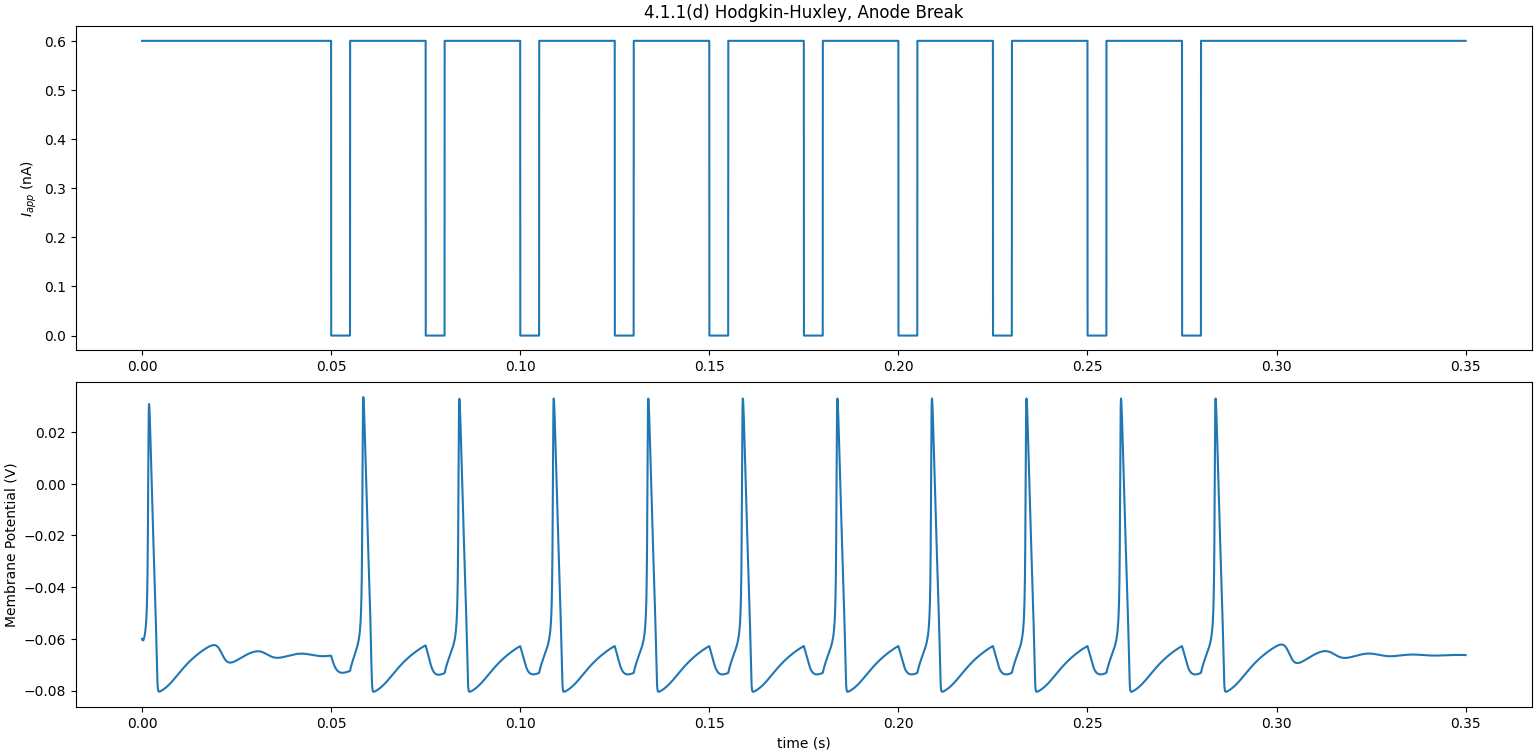

Source code (Python):
import random as r
import numpy as np
import matplotlib.pyplot as plt
import math as math

def HodgkinHuxley(inputdelay):
    ### parameters ###
    Gleak = 30e-9 #S
    maxGNa = 12e-6 #S
    maxGK = 3.6e-6 #S
    NaPot = 45e-3 #V
    KPot = -82e-3 #V
    leakPot = -60e-3 #V
    Cmembrane = 100e-12 #F

    inputdelay = inputdelay #s
    pulseDuration = 5e-3 #s
    pulseAmplitude = 0 #A

    ### vectors ###
    dt = 0.1e-5
    duration = 0.35 #s
    time = np.arange(0,duration+dt, dt)

    Iapps = np.ones(len(time))*0.6e-9 #initial condition 0.6nA
    for i in range(10):
        i = int(i*(pulseDuration/dt+inputdelay/dt) + 0.05/dt)
        for j in range(i, int(i+pulseDuration/dt+1)):
            Iapps[j] = pulseAmplitude #A

    V = np.ones(len(time)) * leakPot
    m = np.ones(len(time)) * 0.05
    h = np.ones(len(time)) * 0.5
    n = np.ones(len(time)) * 0.35

    ### gating variable rate constants ###
    def alphaM(V):
        am = (1e5*(-V-0.045))/(math.exp(100*(-V-0.045))-1)
        # print(f"alphaM: {am:.4f}")
        return am
    def betaM(V):
        bm = 4e3*math.exp((-V-0.07)/0.018)
        # print(f"betaM: {bm:.4f}")
        return bm

    def alphaH(V):
        ah = 70*math.exp(50*(-V-0.07))
        # print(f"alphaH: {ah:.4f}")
        return ah
    def betaH(V):
        bh = 1e3 / (1+math.exp(100*(-V-0.04)))
        # print(f"betaH: {bh:.4f}")
        return bh

    def alphaN(V):
        if V == -0.06:
            return 0
        an = (1e4*(-V-0.06))/(math.exp(100*(-V-0.06))-1)
        # print(f"alphaN: {an:.4f}")
        return an
    def betaN(V):
        bn = 125*math.exp((-V-0.07)/0.08)
        # print(f"betaN: {bn:.4f}")
        return bn

    ### system of ODEs ###
    def mdot(i):
        return alphaM(V[i])*(1-m[i]) - betaM(V[i])*m[i]
    def hdot(i):
        return alphaH(V[i])*(1-h[i]) - betaH(V[i])*h[i]
    def ndot(i):
        return alphaN(V[i])*(1-n[i]) - betaN(V[i])*n[i]
    def Vdot(i):
        return (Gleak*(leakPot-V[i]) + maxGNa*m[i]**3*h[i]*(NaPot-V[i]) + maxGK*n[i]**4*(KPot-V[i]) + Iapps[i])/Cmembrane

    ### Forward Euler ###
    for i in range(1, len(time)):
        V[i] = V[i-1] + dt*Vdot(i-1)
        m[i] = m[i-1] + dt*mdot(i-1)
        h[i] = h[i-1] + dt*hdot(i-1)
        n[i] = n[i-1] + dt*ndot(i-1)
        # print(f"V: {V[i]:.5f} m: {m[i]:.5f} h: {h[i]:.5f} n: {n[i]:.5f}")
    
    return time, Iapps, V, m, h, n

plt.figure(layout = 'constrained')

time, Iapps, V, m, h, n = HodgkinHuxley(20e-3)
### plot it ###
plt.subplot(211)
plt.title("4.1.1(d) Hodgkin-Huxley, Anode Break")
plt.plot(time, Iapps*1e9)
plt.ylabel("$I_{app}$ (nA)")

plt.subplot(212)
plt.plot(time, V)
plt.xlabel("time (s)")
plt.ylabel("Membrane Potential (V)")

# plt.subplot(313)
# plt.plot(time, m, label = "m")
# plt.plot(time, h, label = "h")
# plt.plot(time, n, label = 'n')
# plt.legend()

plt.show()
plt.close()
